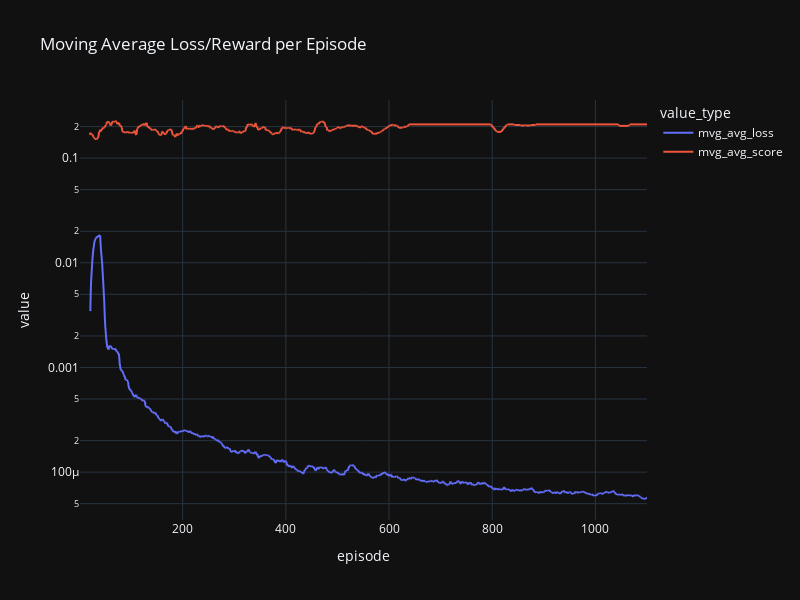

Here is the notebook cell this chart was saved with:
### Code cell
# moving average loss/reward per episode
fig = px.line(df_metrics_pivot[df_metrics_pivot['value_type'].isin(['mvg_avg_score', 'mvg_avg_loss'])], x="episode", y="value", color='value_type', title='Moving Average Loss/Reward per Episode', log_y=True)

fig.update_layout(width=800, height=600)

fig.show()

### Figure 1 — Plotly figure (JSON) as saved in the notebook; plotly's stock layout.template omitted (floating-point values rounded to 4 significant figures; data arrays with more than 128 entries replaced by an {"elided": "..."} marker saying what was removed)
{"data": [{"hovertemplate": "value_type=mvg_avg_loss<br>episode=%{x}<br>value=%{y}<extra></extra>", "legendgroup": "mvg_avg_loss", "line": {"color": "#636efa", "dash": "solid"}, "marker": {"symbol": "circle"}, "mode": "lines", "name": "mvg_avg_loss", "showlegend": true, "x": {"elided": "1100 int values"}, "xaxis": "x", "y": {"elided": "1100 float values"}, "yaxis": "y", "type": "scattergl"}, {"hovertemplate": "value_type=mvg_avg_score<br>episode=%{x}<br>value=%{y}<extra></extra>", "legendgroup": "mvg_avg_score", "line": {"color": "#EF553B", "dash": "solid"}, "marker": {"symbol": "circle"}, "mode": "lines", "name": "mvg_avg_score", "showlegend": true, "x": {"elided": "1100 int values"}, "xaxis": "x", "y": {"elided": "1100 float values"}, "yaxis": "y", "type": "scattergl"}], "layout": {"xaxis": {"anchor": "y", "domain": [0.0, 1.0], "title": {"text": "episode"}}, "yaxis": {"anchor": "x", "domain": [0.0, 1.0], "title": {"text": "value"}, "type": "log"}, "legend": {"title": {"text": "value_type"}, "tracegroupgap": 0}, "title": {"text": "Moving Average Loss/Reward per Episode"}, "width": 800, "height": 600}}
